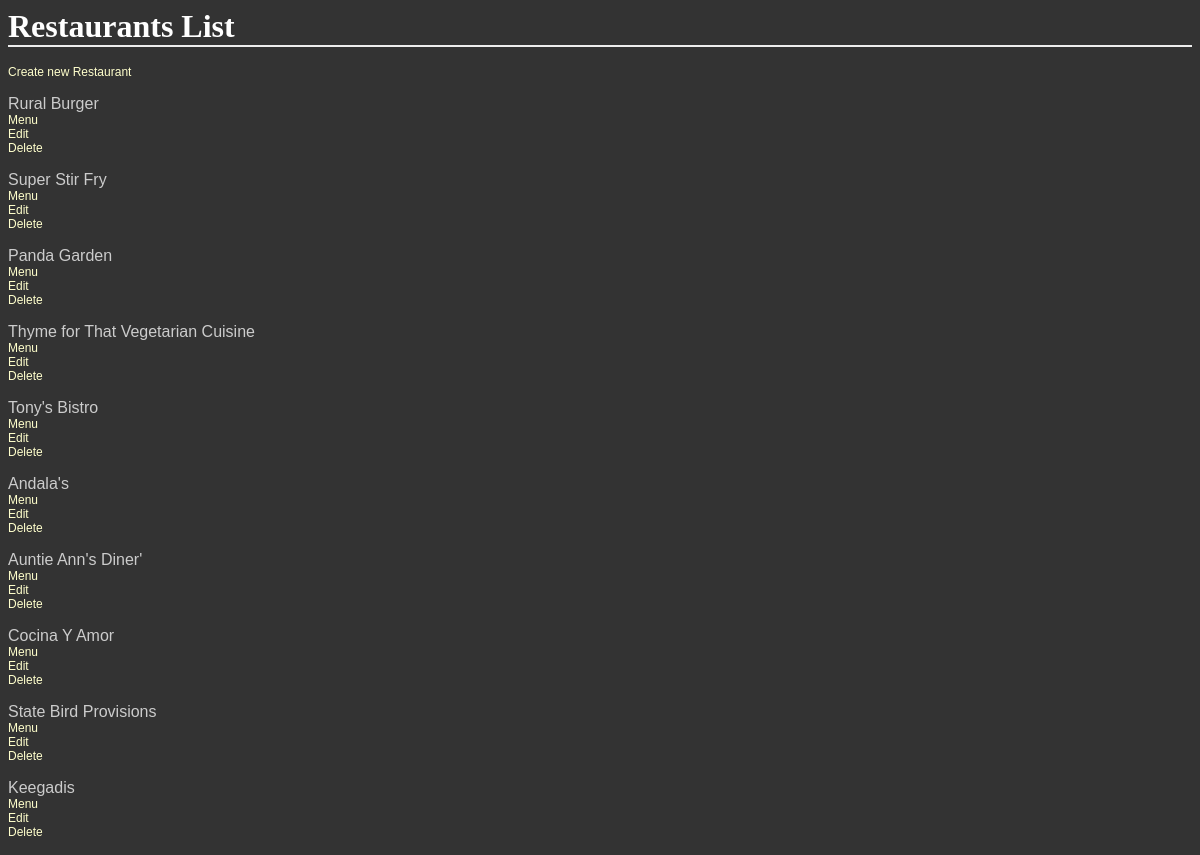
The page /restaurants/ on the database its author committed.
### database_setup.py (models this page shows)
class Restaurant(Base):
    __tablename__ = 'restaurant'
    id = Column(Integer, primary_key=True)
    name = Column(String(250), nullable=False)

### project.py (the view)
@app.route('/')
@app.route('/restaurants/')
def restaurants():
	restaurant=session.query(Restaurant).all()
	return render_template('restaurant.html',restaurant=restaurant)

### templates/restaurant.html (shortened to what this page needs)
<html>
<head>
	<link rel=stylesheet type=text/css href="{{ url_for('static', filename='styles.css') }}">
	</head>
<body>
<h1>Restaurants List</h1><br>
<a href='newRestaurant'>Create new Restaurant</a>
{%for i in restaurant%}
<div>
<p>{{i.name}}<br>
<a href='{{url_for('restaurantMenu',restaurant_id=i.id)}}'>Menu</a><br>
<a href='{{url_for('editRestaurantItem',restaurant_id=i.id)}}'>Edit</a><br>
<a href='{{url_for('deleteRestaurantItem',restaurant_id=i.id)}}'>Delete</a><br>
</p>
</div>
{%endfor%}
</body>
</html>

### static/styles.css (style rules this page uses)
body { font-family: sans-serif; background-image: url('img3.jpg'); background-color: #333333 }
h1, h2, h3, h4 { color: #FFFFFF; }
h1, h2 { font-family: 'Georgia', serif; margin: 0; }
h1 { border-bottom: 2px solid #eee; }
p, dd, dt { color: #CCCCCC; }
a { text-decoration: none; color:#FFFFCC; font-size: .75em; }

### rows shown on the page
Restaurant: name "Rural Burger"
Restaurant: name "Super Stir Fry"
Restaurant: name "Panda Garden"
Restaurant: name "Thyme for That Vegetarian Cuisine"
Restaurant: name "Tony's Bistro"
Restaurant: name "Andala's"
Restaurant: name "Auntie Ann's Diner'"
Restaurant: name "Cocina Y Amor"
Restaurant: name "State Bird Provisions"
Restaurant: name "Keegadis"
